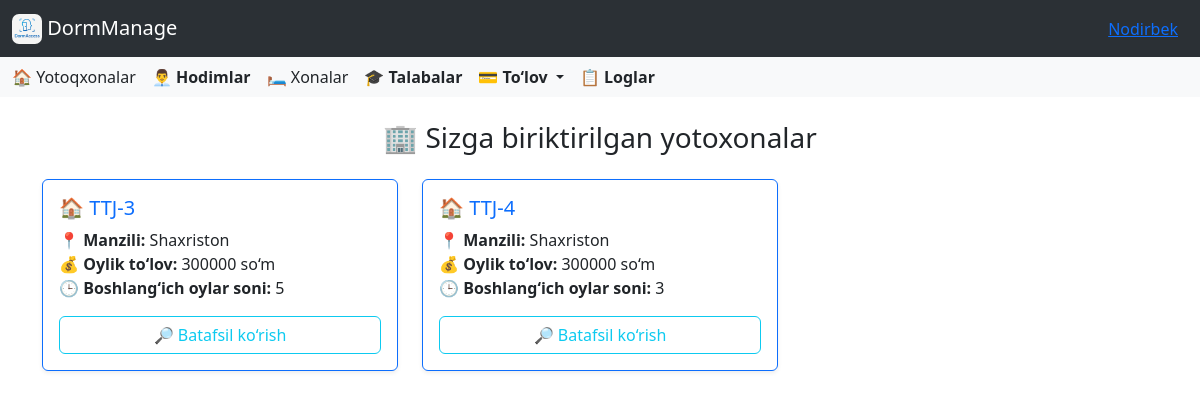
Screenshot of /dormitory/ (signed in) with the database file from the repository.
### accounts/models.py (models this page shows, shortened)
class CustomUser(AbstractUser):
    id = AutoIncrementField(start_from=1)
    ROLE_CHOICES = [
        ('director', 'Direktor'),
        ('employee', 'Xodim'),
    ]
    role = models.CharField(
        max_length=10,
        choices=ROLE_CHOICES,
        default='other',
        verbose_name='Lavozim'
    )
    work_start = models.TimeField(
        verbose_name='Ish boshlanish vaqti',
        null=True,
        blank=True
    )
    work_end = models.TimeField(
        verbose_name='Ish tugash vaqti',
        null=True,
        blank=True
    )
    phone_number = models.CharField(
        max_length=20,
        blank=True,
        verbose_name='Telefon raqami'
    )
    hire_date = models.CharField(
        max_length=10,
        null=True,
        blank=True,
        verbose_name='Ishga qabul qilingan sana'
    )
    photo = models.ImageField(
        upload_to=staff_photo_upload_path,
        blank=False,
        null=False,
        verbose_name='Hodim surati'
    )
    salary = models.PositiveIntegerField(
        verbose_name='Maosh',
        null=True,
        blank=True,
        help_text="Hodimning maoshi (so'mda)"
    )
    is_in_dormitory = models.BooleanField(default=False)

### dormitory/models.py (models this page shows, shortened)
class Dormitory(models.Model):
    director = models.ForeignKey(Director, on_delete=models.CASCADE, related_name='dormitories')
    name = models.CharField(max_length=300, blank=False)
    address = models.CharField(max_length=300, blank=False)
    monthly_payment = models.PositiveIntegerField(default=0, verbose_name="Oylik to‘lov miqdori (so'm)")
    default_monthly_payment = models.PositiveIntegerField(
        default=1,
        help_text="Shartnomaga asosan boshlang‘ich oylik to‘lov (so‘mda)"
    )
    last_update_time = models.DateTimeField(blank=True, null=True)

### dormitory/views.py (the view)
# urls.py: path('', DormitorySelectView.as_view(), name='dormitories'),
class DormitorySelectView(LoginRequiredMixin, DirectorOnlyMixin, ListView):
    model = Dormitory
    template_name = 'dormitory/dormitory_select.html'
    context_object_name = 'dormitories'
    def get_queryset(self):
        return Dormitory.objects.filter(director=self.request.user.director)

### dormitory/views.py (called while the page is built)
    def test_func(self):
        return hasattr(self.request.user, 'director')

### templates/dormitory/dormitory_select.html
{% extends 'base.html' %}
{% block content %}
<div class="container mt-4">
    <h3 class="mb-4 text-center">🏢 Sizga biriktirilgan yotoxonalar</h3>
    <div class="row">
        {% for dorm in dormitories %}
        <div class="col-md-6 col-lg-4 mb-4">
            <div class="card h-100 shadow-sm border-primary">
                <div class="card-body">
                    <h5 class="card-title text-primary">
                        🏠 {{ dorm.name }}
                    </h5>
                    <p class="card-text">
                        <strong>📍 Manzili:</strong> {{ dorm.address }}<br>
                        <strong>💰 Oylik to‘lov:</strong> {{ dorm.monthly_payment|floatformat:0 }} so‘m<br>
                        <strong>🕒 Boshlang‘ich oylar soni:</strong> {{ dorm.default_monthly_payment }}
                    </p>
                    <a href="{% url 'dormitory_detail' dorm.id %}" class="btn btn-outline-info w-100">
                        🔎 Batafsil ko‘rish
                    </a>
                </div>
            </div>
        </div>
        {% empty %}
        <div class="col-12 text-center text-danger">
            <p>Hech qanday yotoqxona topilmadi.</p>
        </div>
        {% endfor %}
    </div>
</div>
{% endblock %}

### templates/base.html (shortened to what this page needs)
<!DOCTYPE html>
<html lang="en">
<head>
    <link href="https://cdn.jsdelivr.net/npm/bootstrap@5.3.5/dist/css/bootstrap.min.css" rel="stylesheet">
    <link rel="stylesheet" href="https://cdnjs.cloudflare.com/ajax/libs/font-awesome/6.0.0/css/all.min.css">
    <link rel="stylesheet" href="https://cdn.jsdelivr.net/npm/bootstrap-icons@1.10.5/font/bootstrap-icons.css">
    <link href="https://cdn.jsdelivr.net/npm/select2@4.1.0-rc.0/dist/css/select2.min.css" rel="stylesheet" />
</head>
<body>
<nav class="navbar bg-body-tertiary" data-bs-theme="dark">
  <div class="container-fluid">
    <a class="navbar-brand" href="{% url 'dashboard' %}">
      <img src="/media/images/icon.png" alt="Logo" style="width:30px; height:30px; border-radius:7px" class="d-inline-block align-text-top">
      DormManage
    </a>
    <div class="ms-auto" style="margin: 0 10px;">
      <a href="#" class="text-primary text-decoration-underline" data-bs-toggle="modal" data-bs-target="#userInfoModal">
        {{ user.first_name }}
      </a>
    </div>
  </div>
</nav>
<nav class="navbar bg-body-tertiary">
  <div class="container-fluid">
    <div class="d-none d-lg-flex gap-3 align-items-center">
  {% if user.role == 'director' %}
  <a class="nav-link" href="{% url 'dormitories' %}">🏠 Yotoqxonalar</a>
  <a class="nav-link" href="{% url 'employees' %}"><strong>👨‍💼 Hodimlar</strong></a>
  {% endif %}
  <a class="nav-link" href="{% url 'rooms' %}">🛏️ Xonalar</a>
  <a class="nav-link" href="{% url 'students' %}"><strong>🎓 Talabalar</strong></a>
  <div class="nav-item dropdown">
    <a class="nav-link dropdown-toggle" href="#" role="button" data-bs-toggle="dropdown" aria-expanded="false">
      <strong>💳 To‘lov</strong>
    </a>
  </div>
  <a class="nav-link" href="{% url 'logs' %}"><strong>📋 Loglar</strong></a>
</div>
  </div>
</nav>
{% block content %}
{% endblock %}
</body>
</html>

### rows the page displays
CustomUser: first_name "Nodirbek"
Dormitory: name "TTJ-3", address "Shaxriston", monthly_payment "300000", default_monthly_payment "5"
Dormitory: name "TTJ-4", address "Shaxriston", monthly_payment "300000", default_monthly_payment "3"
